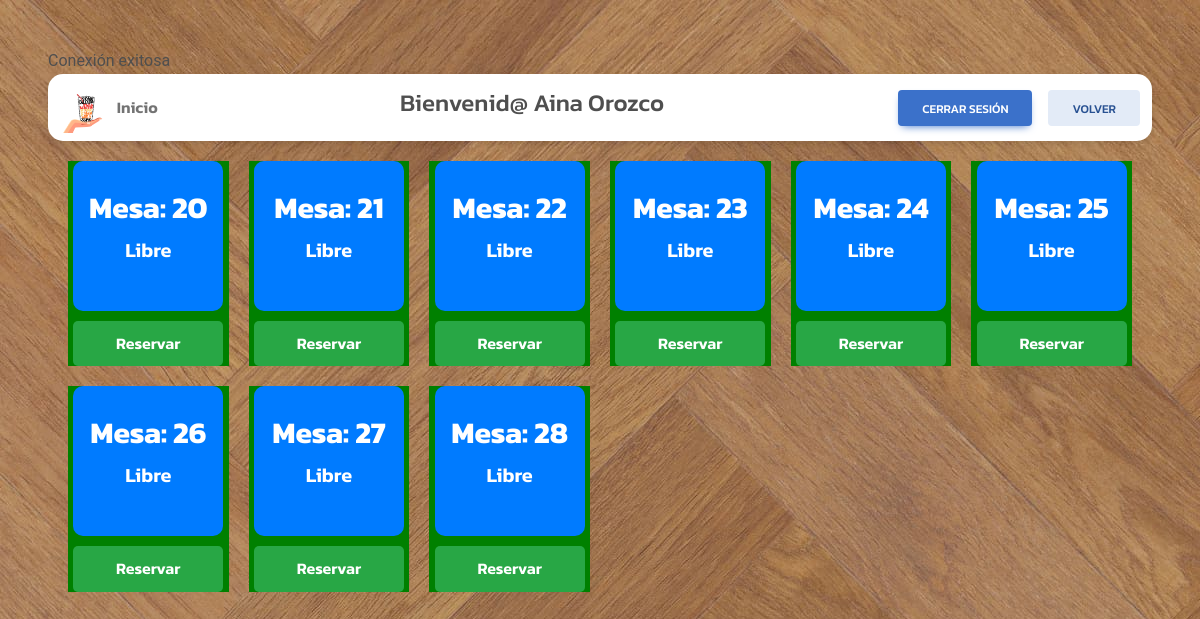
The app's page /Camarero/comedor1.php (signed in) with its own data.
### tables this page shows
CREATE TABLE `mesas` (
  `id_mesa` INT NOT NULL AUTO_INCREMENT,
  `capacidad` INT NOT NULL,
  `estado` ENUM('libre', 'ocupada') NULL DEFAULT 'libre',
  `id_sala` INT NULL,
  PRIMARY KEY (`id_mesa`),
  INDEX `id_sala_idx` (`id_sala` ASC) VISIBLE,
  CONSTRAINT `id_sala`
    FOREIGN KEY (`id_sala`)
    REFERENCES `salas` (`id_sala`)
    ON DELETE NO ACTION
    ON UPDATE NO ACTION);

### Camarero/comedor1.php (the view, shortened to what this page needs)
<?php
include_once('../conexion.php');
$result = $con->query("SELECT * FROM mesas WHERE id_sala = 4");
?>
<!DOCTYPE html>
<html lang="es">
<head>
    <link rel="stylesheet" href="https://cdn.jsdelivr.net/npm/sweetalert2@11">
    <link rel="stylesheet" href="../CSS/styles.css">
    <link href="https://cdnjs.cloudflare.com/ajax/libs/mdb-ui-kit/6.0.0/mdb.min.css" rel="stylesheet">
</head>
<body id="bodyGen">
    <nav class="navbar navbar-expand-lg navbar-light bg-body-tertiary">
        <div class="container">
            <a href="./manager_home.php" data-bs-toggle="collapse" data-bs-target="#navbarButtonsExample" aria-controls="navbarButtonsExample" aria-expanded="false" aria-label="Toggle navigation">
                <img id="LogoNav" src="../img/LOGO-REST.png" alt="Logo" />
            </a>
            <div class="collapse navbar-collapse" id="navbarButtonsExample">
                <ul class="navbar-nav me-auto mb-2 mb-lg-0">
                    <li class="nav-item">
                        <a id="aNav" class="nav-link" href="./manager_home.php">Inicio</a>
                    </li>
                </ul>
                <div id="divSession">
                    <h4>Bienvenid@ <?php echo htmlspecialchars($_SESSION['nombre']); ?></h4>
                </div>
                <div class="d-flex align-items-center">
                    <a href="../CerrarSesion.php" class="btn btn-primary me-3">
                        Cerrar sesión
                    </a>
                    <button id="volverBtn" class="btn btn-secondary">Volver</button>
                </div>
            </div>
        </div>
    </nav>
    <div class="mesas-container">
    <?php
    while ($mesa = $result->fetch(PDO::FETCH_ASSOC)) {
        echo '<div class="mesa-container-item ' . ($mesa['estado'] == 'reservada' ? 'reservada' : 'libre') . '">';
        echo '<div class="mesa">';
        echo '<h3 class="mesa-id">Mesa: ' . htmlspecialchars($mesa['id_mesa']) . '</h3>';
        echo '<p class="mesa-estado">' . htmlspecialchars(ucfirst($mesa['estado'])) . '</p>';
        echo '</div>';
        echo '<form action="reservar.php" method="GET">
                <input type="hidden" name="id_mesa" value="' . htmlspecialchars($mesa['id_mesa']) . '">
                <input type="hidden" name="id_sala" value="4">
                <button type="submit" class="btn-reservar">' . ($mesa['estado'] == 'reservada' ? 'Liberar' : 'Reservar') . '</button>
            </form>';
        echo '</div>';
    }
    ?>
</div>
</body>
</html>

### CSS/styles.css (style rules this page uses)
* { margin: 0; box-sizing: border-box; font-family: "Kanit", sans-serif; font-weight: 600; font-style: normal; }
#bodyGen { background-image: url('../img/FondoMan.jpg'); margin: 6vh; }
nav #LogoNav { height: 50px; cursor: pointer; }
nav { background-color: white; border-radius: 15px; display: flex; justify-content: space-between; align-items: center; }
#divSession { flex-grow: 1; display: flex; justify-content: center; }
.mesas-container { display: grid; grid-template-columns: repeat(auto-fill, minmax(150px, 1fr)); gap: 20px; padding: 20px; }
.mesa-container-item { display: flex; flex-direction: column; align-items: center; }
.mesa { width: 150px; height: 150px; background-color: #007bff; display: flex; justify-content: center; align-items: center; border-radius: 10px; color: white; font-size: 20px; font-weight: bold; text-align: center; flex-direction: column; padding: 10px; }
.mesa-id { font-size: 1.5em; font-weight: bold; }
.btn-reservar { width: 150px; background-color: #28a745; color: white; font-size: 16px; padding: 10px; border: none; border-radius: 5px; cursor: pointer; margin-top: 10px; }
.libre { background-color: green; }

### records on screen
mesas: id_mesa "20", estado "Libre", shows "Reservar"
mesas: id_mesa "21", estado "Libre", shows "Reservar"
mesas: id_mesa "22", estado "Libre", shows "Reservar"
mesas: id_mesa "23", estado "Libre", shows "Reservar"
mesas: id_mesa "24", estado "Libre", shows "Reservar"
mesas: id_mesa "25", estado "Libre", shows "Reservar"
mesas: id_mesa "26", estado "Libre", shows "Reservar"
mesas: id_mesa "27", estado "Libre", shows "Reservar"
mesas: id_mesa "28", estado "Libre", shows "Reservar"

### other values on screen
$_SESSION['nombre'] "Aina Orozco"
